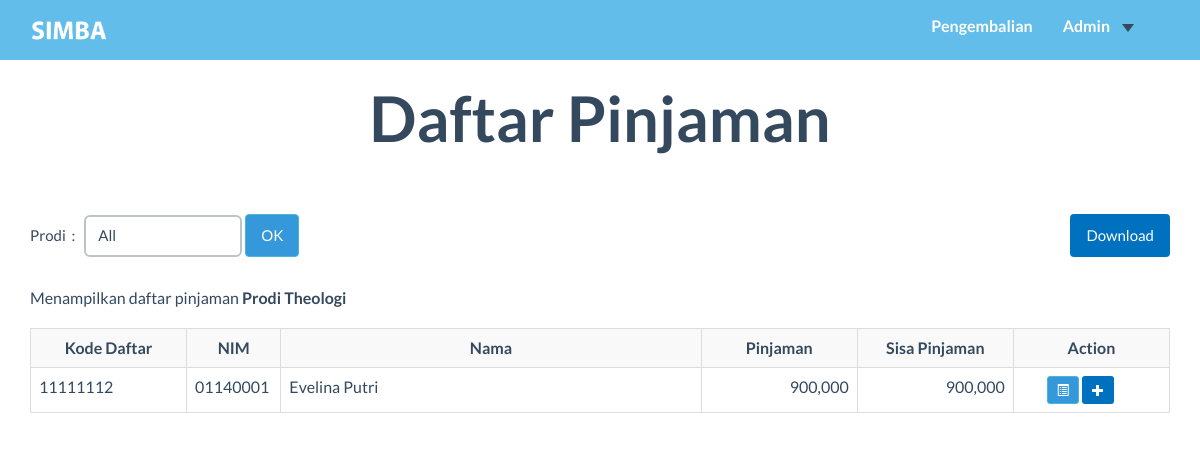
The app's page /user_admin/Cicilan.php?prodi=01, older data.
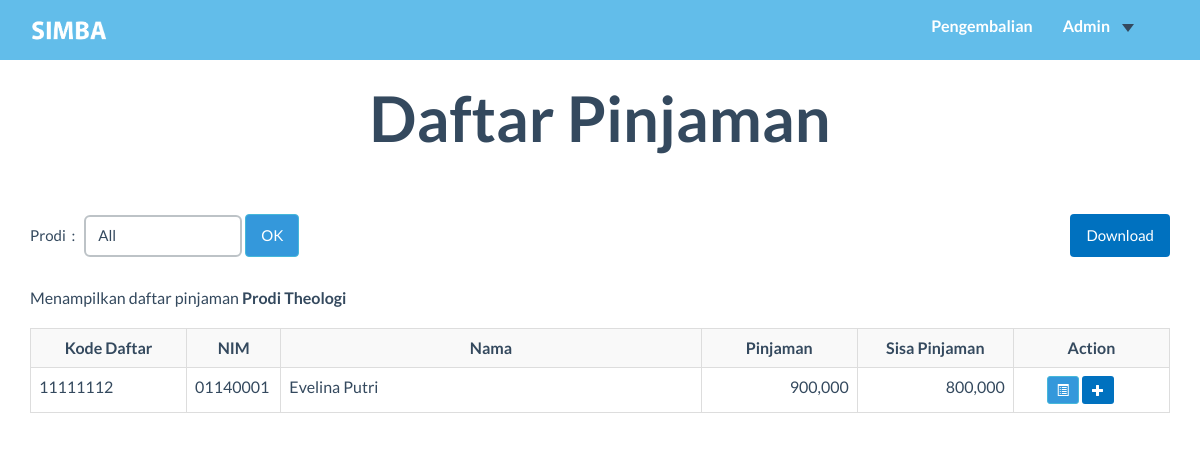
The same page, newer data.
### tables this page shows
CREATE TABLE `pendaftaran` (
  `kd_daftar` int(8) NOT NULL,
  `nim` char(8) NOT NULL,
  `kd_bsw` char(3) NOT NULL,
  `tgl_daftar` timestamp NOT NULL DEFAULT CURRENT_TIMESTAMP,
  `nominal_pengajuan` int(11) NOT NULL,
  `nominal_disetujui` int(11) DEFAULT NULL,
  `sisa_pinjaman` int(11) DEFAULT NULL
);

CREATE TABLE `mahasiswa` (
  `NIM` char(8) NOT NULL,
  `kd_prodi` char(2) NOT NULL,
  `nama_mhs` varchar(99) NOT NULL,
  `gender` char(1) NOT NULL,
  `tgl_lahir` date NOT NULL,
  `email` varchar(99) NOT NULL,
  `alamat` varchar(999) NOT NULL,
  `kode_pos` char(5) NOT NULL,
  `no_telp` char(12) NOT NULL,
  `total_sks` int(11) NOT NULL
);

### user_admin/Cicilan.php (the view, shortened to what the changed rows need)
<?php
Include ("../function/coba.php");
?>
<!DOCTYPE HTML>
<html>
<head>
    <link href="../css/bootstrap.min.css" rel="stylesheet">
    <link rel="stylesheet" href="https://maxcdn.bootstrapcdn.com/bootstrap/3.3.7/css/bootstrap.min.css">
    <link href="../font-awesome/css/font-awesome.min.css" rel="stylesheet">
    <link href="../css/general.css" rel="stylesheet">
    <link href="../css/custom.css" rel="stylesheet">
    <link href="../css/owl.carousel.css" rel="stylesheet">
    <link href="../css/owl.theme.css" rel="stylesheet">
    <link href="../css/style.css" rel="stylesheet">
    <link href="../css/animate.css" rel="stylesheet">
    <link rel="stylesheet" href="../css/magnific-popup.css">
</head>
<body >
<br/><br/>
  <div class="container">
      <h2 class="text-center">Daftar Pinjaman</h2>
      <br/>
      <br/>
      <div class="row">
          <div class="col-md-12">
              <table class="table table-striped table-bordered">
                  <tr ">
                  <th class="text-center" width="13%">Kode Daftar</th>
                  <th class="text-center" width="5%">NIM</th>
                  <th class="text-center" width="35%">Nama</th>
                  <th class="text-center" width="13%">Pinjaman</th>
                  <th class="text-center" width="13%"> Sisa Pinjaman</th>
                  <th class="text-center" width="13%">Action</th>
                  </tr>
                  <?php
                  $getDataPinjaman=mysqli_query($koneksi,$GLOBALS["q"]);
                  while ($rowPjm =  mysqli_fetch_array($getDataPinjaman)){
                      $sisa=(string)$rowPjm[4];
                      if ($sisa<=0){
                          $sisa = "<strong style='color: #68bacd'>Lunas</strong>";
                        }else{
                          $sisa=(string) number_format($rowPjm[4]);
                        }
                      echo'
                          <tr>
                              <td>'.$rowPjm['kd_daftar'].'</td>
                              <td>'.$rowPjm['nim'].'</td>
                              <td>'.$rowPjm['nama_mhs'].'</td>
                              <td style="text-align:right">' .number_format($rowPjm['nominal_disetujui']).'</td>
                              <td style="text-align:right">'.$sisa.'</td>
                                <td >
                              <div style="margin-left:25px">';
                      if ($sisa<=0){
                          echo'
                                <button type="button" class="btn btn-info btn-xs" style="margin-left:20px;"data-toggle="modal" data-target="#myModal'.$rowPjm['kd_daftar'].'"><span class="glyphicon glyphicon-list-alt " style="margin:0 0 0 0; padding:0"></span></button>
                              ';
                      }else{
                          echo'
                                <button type="button" class="btn btn-info btn-xs" data-toggle="modal" data-target="#myModal'.$rowPjm['kd_daftar'].'"><span class="glyphicon glyphicon-list-alt " style="margin:0 0 0 0; padding:0"></span></button>
                                <button type="button" class="btn btn-primary btn-xs" data-toggle="modal" data-target="#addModal'.$rowPjm['kd_daftar'].'"><span class="glyphicon glyphicon-plus" style="margin:0 0 0 0; padding:0"></span></button>
                              ';
                      }
                     echo'
                                </div>
                                    <div id="myModal'.$rowPjm['kd_daftar'].'" class="modal fade" role="dialog">
                                            <td style:"text-algin:left;">'.$rowPjm['kd_daftar'].'</td>
                                            <td>'.$rowPjm['nim'].'</td>
                                            <td>'.$rowPjm['nama_mhs'].'</td>
                                            <td>'.$sisa.'</td>
                                           '.getDetailCicilan($rowPjm['kd_daftar']).'
                                    </div>
                                    <div id="addModal'.$rowPjm['kd_daftar'].'" class="modal fade" role="dialog">
                                            <td style:"text-algin:left;">'.$rowPjm['kd_daftar'].'</td>
                                            <td>'.$rowPjm['nim'].'</td>
                                            <td>'.$rowPjm['nama_mhs'].'</td>
                                            <td>'.$sisa.'</td>
                                                 <input type="hidden" min="0 "class="form-control" id="kd_daftar" name="kd_daftar" value="'.$rowPjm['kd_daftar'].'">
                                    </div>
                       ';
                  }
                  ?>
              </table>
  </div>
</body>
</html>

Row changes from the older to the newer data that the page shows:
changed pendaftaran "Evelina Putri": sisa_pinjaman "900,000" → "800,000"
